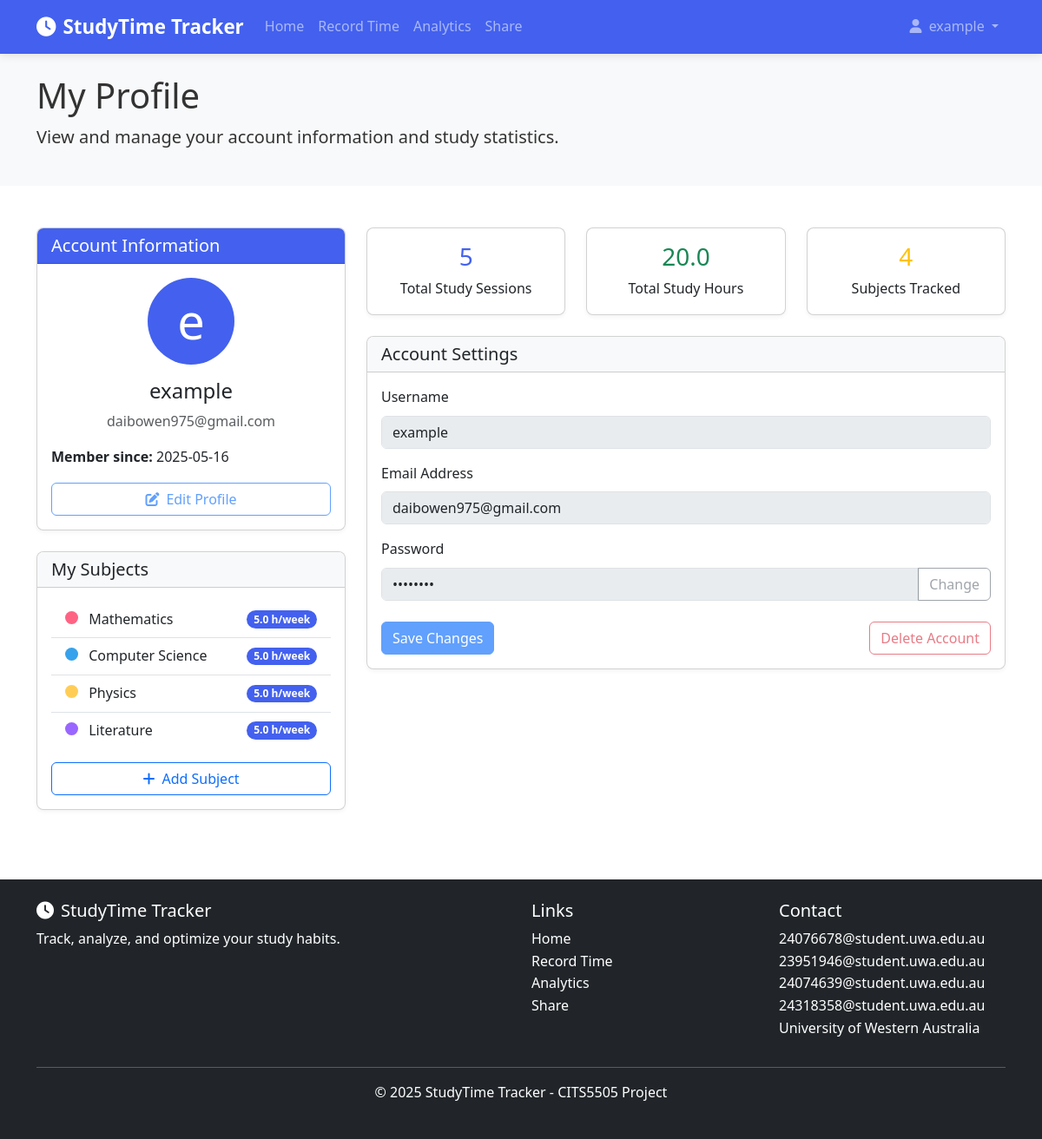
The page /profile (signed in) on the database its author committed.
### app/models.py (models this page shows, shortened)
class User(db.Model, UserMixin):
    id = db.Column(db.Integer, primary_key=True)
    username = db.Column(db.String(20), unique=True, nullable=False)
    email = db.Column(db.String(120), unique=True, nullable=False)
    password = db.Column(db.String(60), nullable=False)
    created_at = db.Column(db.DateTime, nullable=False, default=datetime.utcnow)
    subjects = db.relationship('Subject', backref='owner', lazy=True)
    study_sessions = db.relationship('StudySession', backref='user', lazy=True)

class Subject(db.Model):
    id = db.Column(db.Integer, primary_key=True)
    name = db.Column(db.String(100), nullable=False)
    color_code = db.Column(db.String(20), default="#3498db")
    target_hours_per_week = db.Column(db.Float, default=5.0)
    user_id = db.Column(db.Integer, db.ForeignKey('user.id'), nullable=False)

### app/routes.py (the view)
@main.route('/profile')
@login_required
def profile():
    subjects = Subject.query.filter_by(user_id=current_user.id).all()
    sessions_count = StudySession.query.filter_by(user_id=current_user.id).count()
    sessions = StudySession.query.filter_by(user_id=current_user.id).all()
    total_seconds = 0
    total_study_time = 0  # 初始化为0，确保即使没有会话也有默认值
    if sessions:  # 只有在有会话时才计算
        for session in sessions:
            duration = datetime.combine(session.date, session.end_time) - datetime.combine(session.date, session.start_time)
            if duration.total_seconds() < 0:
                duration += timedelta(days=1)
            total_seconds += duration.total_seconds()
        total_study_time = total_seconds // 3600  # Convert to hours
    return render_template(
        'profile.html',
        title='Profile',
        subjects=subjects,
        sessions_count=sessions_count,
        total_study_time=total_study_time
    )

### app/__init__.py (called while the page is built)
def create_app(test_config=None):
    app = Flask(__name__)
    app.config['SECRET_KEY'] = 'super-secret-key'
    app.config['SQLALCHEMY_DATABASE_URI'] = 'sqlite:///site.db'
    app.config['SQLALCHEMY_TRACK_MODIFICATIONS'] = False
    if test_config:
        app.config.update(test_config)
    db.init_app(app)
    bcrypt.init_app(app)
    login_manager.init_app(app)
    migrate.init_app(app, db)
    csrf.init_app(app)  # Initialize CSRF protection
    from app.routes import main
    from app.models import User, StudySession, Subject, Report
    app.register_blueprint(main)
    @login_manager.user_loader
    def load_user(user_id):
        return User.query.get(int(user_id))
    return app

### app/templates/profile.html (shortened to what this page needs)
<!DOCTYPE html>
<html lang="en">
<head>
    <link href="https://cdn.jsdelivr.net/npm/bootstrap@5.3.0-alpha1/dist/css/bootstrap.min.css" rel="stylesheet">
    <link rel="stylesheet" href="https://cdnjs.cloudflare.com/ajax/libs/font-awesome/6.0.0/css/all.min.css">
    <link rel="stylesheet" href="{{ url_for('static', filename='css/style.css') }}">
</head>
<body>
    <nav class="navbar navbar-expand-lg navbar-dark bg-primary">
        <div class="container">
            <a class="navbar-brand" href="{{ url_for('main.index') }}">
                <i class="fas fa-clock me-2"></i>StudyTime Tracker
            </a>
            <div class="collapse navbar-collapse" id="navbarNav">
                <ul class="navbar-nav me-auto">
                    <li class="nav-item">
                        <a class="nav-link" href="{{ url_for('main.index') }}">Home</a>
                    </li>
                    <li class="nav-item">
                        <a class="nav-link" href="{{ url_for('main.upload') }}">Record Time</a>
                    </li>
                    <li class="nav-item">
                        <a class="nav-link" href="{{ url_for('main.visualize') }}">Analytics</a>
                    </li>
                    <li class="nav-item">
                        <a class="nav-link" href="{{ url_for('main.share') }}">Share</a>
                    </li>
                </ul>
                <ul class="navbar-nav">
                    {% if current_user.is_authenticated %}
                    <li class="nav-item dropdown">
                        <a class="nav-link dropdown-toggle" href="#" id="userDropdown" role="button" data-bs-toggle="dropdown" aria-expanded="false">
                            <i class="fas fa-user me-1"></i> {{ current_user.username }}
                        </a>
                    </li>
                    {% endif %}
                </ul>
            </div>
        </div>
    </nav>
    <header class="bg-light py-4">
        <div class="container">
            <h1>My Profile</h1>
            <p class="lead">View and manage your account information and study statistics.</p>
        </div>
    </header>
    <div class="container py-5">
        <div class="row">
            <div class="col-md-4">
                <div class="card mb-4">
                    <div class="card-header bg-primary text-white">
                        <h5 class="mb-0">Account Information</h5>
                    </div>
                    <div class="card-body">
                        <div class="text-center mb-3">
                            <div class="avatar-placeholder rounded-circle mx-auto mb-3 d-flex align-items-center justify-content-center">
                                <span class="display-4">{{ current_user.username[0] }}</span>
                            </div>
                            <h4>{{ current_user.username }}</h4>
                            <p class="text-muted">{{ current_user.email }}</p>
                        </div>
                        <p><strong>Member since:</strong> {{ current_user.created_at.strftime('%Y-%m-%d') }}</p>
                        <div class="d-grid mt-3">
                            <button class="btn btn-outline-primary" disabled>
                                <i class="fas fa-edit me-2"></i>Edit Profile
                            </button>
                        </div>
                    </div>
                </div>
                <div class="card">
                    <div class="card-header bg-light">
                        <h5 class="mb-0">My Subjects</h5>
                    </div>
                    <div class="card-body">
                        <ul class="list-group list-group-flush">
                            {% for subject in subjects %}
                            <li class="list-group-item d-flex justify-content-between align-items-center">
                                <span>
                                    <span class="color-dot" style="background-color: {{ subject.color_code }};"></span>
                                    {{ subject.name }}
                                </span>
                                <span class="badge bg-primary rounded-pill">
                                    {{ subject.target_hours_per_week }} h/week
                                </span>
                            </li>
                            {% endfor %}
                        </ul>
                        <div class="d-grid mt-3">
                            <a href="{{ url_for('main.add_subject') }}" class="btn btn-outline-primary">
                                <i class="fas fa-plus me-2"></i>Add Subject
                            </a>
                        </div>
                    </div>
                </div>
            </div>
            <div class="col-md-8">
                <div class="row g-4 mb-4">
                    <div class="col-md-4">
                        <div class="card text-center h-100">
                            <div class="card-body">
                                <h3 class="card-title text-primary">{{ sessions_count }}</h3>
                                <p class="card-text">Total Study Sessions</p>
                            </div>
                        </div>
                    </div>
                    <div class="col-md-4">
                        <div class="card text-center h-100">
                            <div class="card-body">
                                <h3 class="card-title text-success">{{ total_study_time }}</h3>
                                <p class="card-text">Total Study Hours</p>
                            </div>
                        </div>
                    </div>
                    <div class="col-md-4">
                        <div class="card text-center h-100">
                            <div class="card-body">
                                <h3 class="card-title text-warning">{{ subjects|length }}</h3>
                                <p class="card-text">Subjects Tracked</p>
                            </div>
                        </div>
                    </div>
                </div>
                <div class="card">
                    <div class="card-header bg-light">
                        <h5 class="mb-0">Account Settings</h5>
                    </div>
                    <div class="card-body">
                        <form>
                            <div class="mb-3">
                                <label for="username" class="form-label">Username</label>
                                <input type="text" class="form-control" id="username" value="{{ current_user.username }}" disabled>
                            </div>
                            <div class="mb-3">
                                <label for="email" class="form-label">Email Address</label>
                                <input type="email" class="form-control" id="email" value="{{ current_user.email }}" disabled>
                            </div>
                            <div class="mb-3">
                                <label for="password" class="form-label">Password</label>
                                <div class="input-group">
                                    <input type="password" class="form-control" id="password" value="********" disabled>
                                    <button class="btn btn-outline-secondary" type="button" disabled>Change</button>
                                </div>
                            </div>
                            <div class="mt-4">
                                <button type="button" class="btn btn-primary" disabled>Save Changes</button>
                                <button type="button" class="btn btn-outline-danger float-end" disabled>Delete Account</button>
                            </div>
                        </form>
                    </div>
                </div>
            </div>
        </div>
    </div>
    <footer class="bg-dark text-white py-4">
        <div class="container">
            <div class="row">
                <div class="col-md-6">
                    <h5><i class="fas fa-clock me-2"></i>StudyTime Tracker</h5>
                    <p>Track, analyze, and optimize your study habits.</p>
                </div>
                <div class="col-md-3">
                    <h5>Links</h5>
                    <ul class="list-unstyled">
                        <li><a href="{{ url_for('main.index') }}" class="text-white">Home</a></li>
                        <li><a href="{{ url_for('main.upload') }}" class="text-white">Record Time</a></li>
                        <li><a href="{{ url_for('main.visualize') }}" class="text-white">Analytics</a></li>
                        <li><a href="{{ url_for('main.share') }}" class="text-white">Share</a></li>
                    </ul>
                </div>
                <div class="col-md-3">
                    <h5>Contact</h5>
                    <ul class="list-unstyled">
                        <li>24076678@student.uwa.edu.au</li>
                        <li>23951946@student.uwa.edu.au</li>
                        <li>24074639@student.uwa.edu.au</li>
                        <li>24318358@student.uwa.edu.au</li>
                        <li>University of Western Australia</li>
                    </ul>
                </div>
            </div>
            <hr />
            <div class="text-center">
                <p>&copy; 2025 StudyTime Tracker - CITS5505 Project</p>
            </div>
        </div>
    </footer>
</body>
</html>

### app/static/css/style.css (style rules this page uses)
:root { --primary-color: #4361ee; --secondary-color: #3f37c9; --accent-color: #4cc9f0; --success-color: #4caf50; --warning-color: #ff9800; --danger-color: #f44336; --light-color: #f8f9fa; --dark-color: #212529; --text-color: #333333; --muted-color: #6c757d; --border-radius: 0.5rem; --transition-speed: 0.3s; }
body { font-family: "Segoe UI", Tahoma, Geneva, Verdana, sans-serif; color: var(--text-color); line-height: 1.6; }
.bg-primary { background-color: var(--primary-color) !important; }
.btn-primary { background-color: var(--primary-color); border-color: var(--primary-color); }
.text-primary { color: var(--primary-color) !important; }
.navbar { box-shadow: 0 2px 10px rgba(0, 0, 0, 0.1); }
.navbar-brand { font-weight: 600; font-size: 1.4rem; }
.nav-link { font-weight: 500; transition: color var(--transition-speed); }
.card { border-radius: var(--border-radius); box-shadow: 0 2px 5px rgba(0, 0, 0, 0.05); overflow: hidden; transition: box-shadow var(--transition-speed); }
.card-header { font-weight: 600; }
footer { margin-top: 2rem; }
footer a { transition: color var(--transition-speed); text-decoration: none; }

### app/templates/profile.html (style rules this page uses)
.avatar-placeholder { width: 100px; height: 100px; background-color: #4361ee; color: white; }
.color-dot { display: inline-block; width: 15px; height: 15px; border-radius: 50%; margin-right: 8px; }

### rows shown on the page
User: username "example", username "e", email "daibowen975@gmail.com", created_at "2025-05-16"
Subject: name "Mathematics", target_hours_per_week "5.0"
Subject: name "Computer Science", target_hours_per_week "5.0"
Subject: name "Physics", target_hours_per_week "5.0"
Subject: name "Literature", target_hours_per_week "5.0"

### other values the page prints
{{ sessions_count }} "5"
{{ total_study_time }} "20.0"
{{ subjects|length }} "4"
